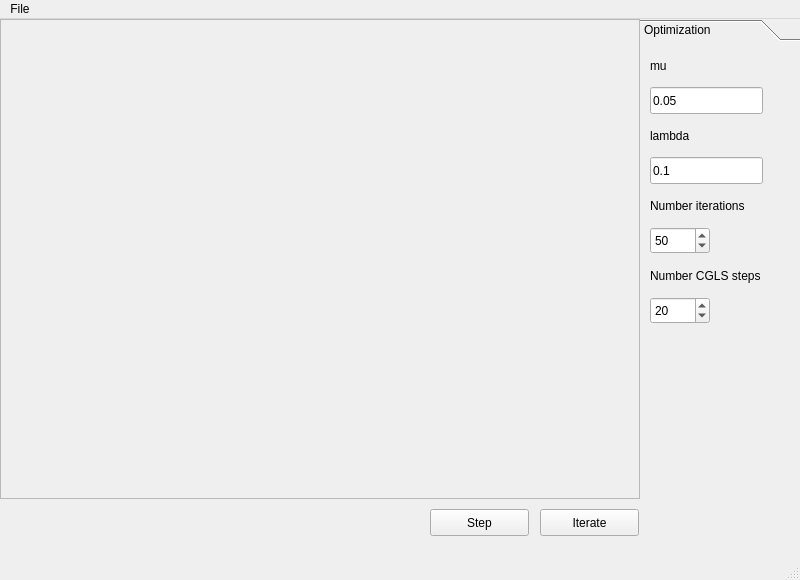
<?xml version="1.0" encoding="UTF-8"?>
<ui version="4.0">
 <class>MainWindow</class>
 <widget class="QMainWindow" name="MainWindow">
  <property name="geometry">
   <rect>
    <x>0</x>
    <y>0</y>
    <width>800</width>
    <height>580</height>
   </rect>
  </property>
  <property name="sizePolicy">
   <sizepolicy hsizetype="Fixed" vsizetype="Fixed">
    <horstretch>0</horstretch>
    <verstretch>0</verstretch>
   </sizepolicy>
  </property>
  <property name="windowTitle">
   <string>TV Denoising</string>
  </property>
  <widget class="QWidget" name="centralWidget">
   <widget class="QToolBox" name="optionsToolBox">
    <property name="geometry">
     <rect>
      <x>640</x>
      <y>0</y>
      <width>160</width>
      <height>531</height>
     </rect>
    </property>
    <property name="currentIndex">
     <number>0</number>
    </property>
    <widget class="QWidget" name="optimPage">
     <property name="geometry">
      <rect>
       <x>0</x>
       <y>0</y>
       <width>160</width>
       <height>500</height>
      </rect>
     </property>
     <attribute name="label">
      <string>Optimization</string>
     </attribute>
     <widget class="QLineEdit" name="muEdit">
      <property name="geometry">
       <rect>
        <x>10</x>
        <y>40</y>
        <width>113</width>
        <height>27</height>
       </rect>
      </property>
      <property name="text">
       <string>0.05</string>
      </property>
     </widget>
     <widget class="QLabel" name="muLabel">
      <property name="geometry">
       <rect>
        <x>10</x>
        <y>10</y>
        <width>69</width>
        <height>17</height>
       </rect>
      </property>
      <property name="text">
       <string>mu</string>
      </property>
     </widget>
     <widget class="QLabel" name="lambdaLabel">
      <property name="geometry">
       <rect>
        <x>10</x>
        <y>80</y>
        <width>69</width>
        <height>17</height>
       </rect>
      </property>
      <property name="text">
       <string>lambda</string>
      </property>
     </widget>
     <widget class="QLineEdit" name="lambdaEdit">
      <property name="geometry">
       <rect>
        <x>10</x>
        <y>110</y>
        <width>113</width>
        <height>27</height>
       </rect>
      </property>
      <property name="text">
       <string>0.1</string>
      </property>
     </widget>
     <widget class="QSpinBox" name="niterSpinBox">
      <property name="geometry">
       <rect>
        <x>10</x>
        <y>180</y>
        <width>60</width>
        <height>27</height>
       </rect>
      </property>
      <property name="value">
       <number>50</number>
      </property>
     </widget>
     <widget class="QLabel" name="label">
      <property name="geometry">
       <rect>
        <x>10</x>
        <y>150</y>
        <width>131</width>
        <height>17</height>
       </rect>
      </property>
      <property name="text">
       <string>Number iterations</string>
      </property>
     </widget>
     <widget class="QSpinBox" name="linIterSpinBox">
      <property name="geometry">
       <rect>
        <x>10</x>
        <y>250</y>
        <width>60</width>
        <height>27</height>
       </rect>
      </property>
      <property name="value">
       <number>20</number>
      </property>
     </widget>
     <widget class="QLabel" name="label_2">
      <property name="geometry">
       <rect>
        <x>10</x>
        <y>220</y>
        <width>141</width>
        <height>17</height>
       </rect>
      </property>
      <property name="text">
       <string>Number CGLS steps</string>
      </property>
     </widget>
    </widget>
   </widget>
   <widget class="QLabel" name="imgLabel">
    <property name="geometry">
     <rect>
      <x>0</x>
      <y>0</y>
      <width>640</width>
      <height>480</height>
     </rect>
    </property>
    <property name="frameShape">
     <enum>QFrame::StyledPanel</enum>
    </property>
    <property name="frameShadow">
     <enum>QFrame::Sunken</enum>
    </property>
    <property name="text">
     <string/>
    </property>
   </widget>
   <widget class="QPushButton" name="iterButton">
    <property name="geometry">
     <rect>
      <x>540</x>
      <y>490</y>
      <width>99</width>
      <height>27</height>
     </rect>
    </property>
    <property name="text">
     <string>Iterate</string>
    </property>
   </widget>
   <widget class="QPushButton" name="stepButton">
    <property name="geometry">
     <rect>
      <x>430</x>
      <y>490</y>
      <width>99</width>
      <height>27</height>
     </rect>
    </property>
    <property name="text">
     <string>Step</string>
    </property>
   </widget>
  </widget>
  <widget class="QMenuBar" name="menuBar">
   <property name="geometry">
    <rect>
     <x>0</x>
     <y>0</y>
     <width>800</width>
     <height>25</height>
    </rect>
   </property>
   <widget class="QMenu" name="menuFile">
    <property name="title">
     <string>File</string>
    </property>
    <addaction name="actionOpen"/>
    <addaction name="actionSave"/>
    <addaction name="actionExit"/>
   </widget>
   <addaction name="menuFile"/>
  </widget>
  <widget class="QStatusBar" name="statusBar"/>
  <action name="actionOpen">
   <property name="text">
    <string>Open...</string>
   </property>
  </action>
  <action name="actionSave">
   <property name="text">
    <string>Save...</string>
   </property>
  </action>
  <action name="actionExit">
   <property name="text">
    <string>Exit</string>
   </property>
  </action>
 </widget>
 <layoutdefault spacing="6" margin="11"/>
 <resources/>
 <connections/>
</ui>
